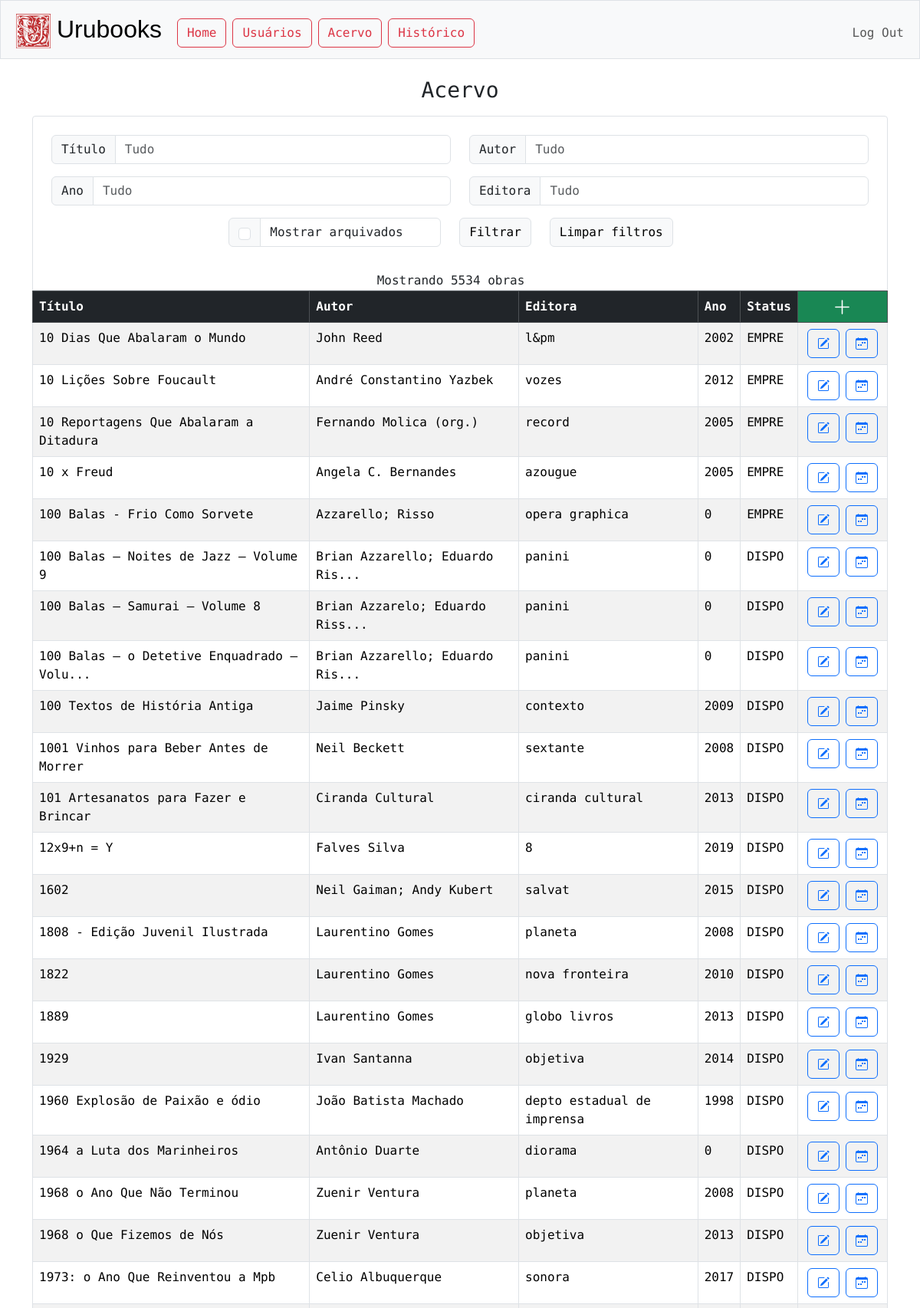
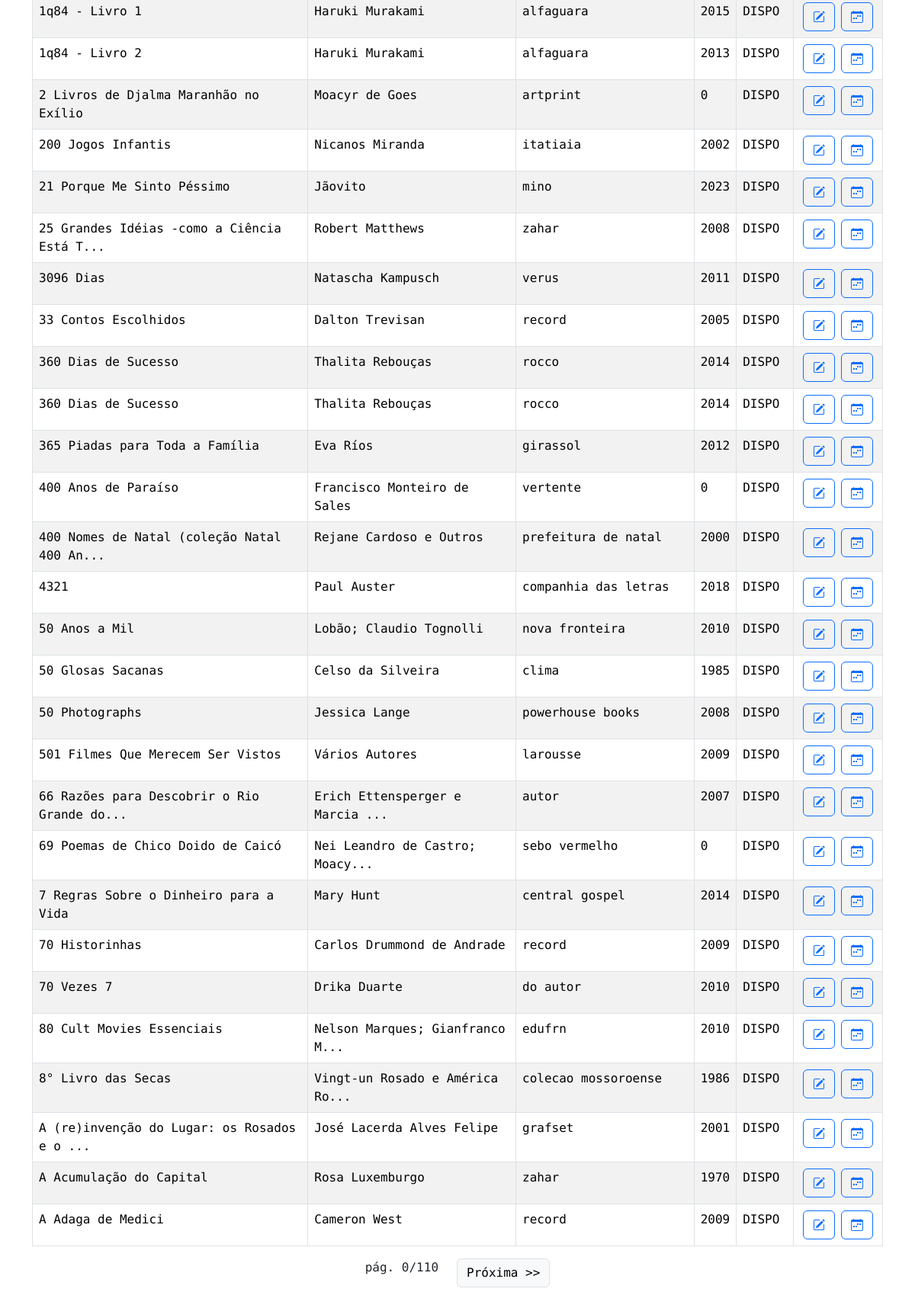
/acervo (signed in), run on the app's committed database (2 pictures, top to bottom).
### tables this page shows
CREATE TABLE acervo (
id INTEGER PRIMARY KEY AUTOINCREMENT NOT NULL,
titulo TEXT NOT NULL,
autor TEXT NOT NULL,
editora TEXT,
ano INTEGER,
status TEXT
);

### app.py (the view)
@app.route("/acervo", methods=["GET", "POST"])
@login_required
def acervo():
    edited_book = {}
    if edit_id := request.args.get("edit-book"):
        edited_book = db.execute("SELECT * FROM acervo WHERE id = ?", edit_id)[0]
    filtros = {}
    filtros_placeholder = {}
    filtro_titulo = request.args.get('filtro-titulo')
    if filtro_titulo:
        filtros_placeholder["titulo"] = filtro_titulo
        filtros["titulo"] = "%" + filtro_titulo + "%"
    filtro_autor = request.args.get('filtro-autor')
    if filtro_autor:
        filtros_placeholder["autor"] = filtro_autor
        filtros["autor"] = "%" + filtro_autor + "%"
    filtro_ano = request.args.get("filtro-ano")
    if filtro_ano:
        filtros_placeholder["ano"] = filtro_ano
        filtros["ano"] = "%" + filtro_ano + "%"
    filtro_editora = request.args.get("filtro-editora")
    if filtro_editora:
        filtros_placeholder["editora"] = filtro_editora
        filtros["editora"] = "%" + filtro_editora + "%"
    filtro_arquivado = " id IN (SELECT id FROM acervo WHERE status != 'ARQUIVADO')"
    if request.args.get('mostrar-arquivados') == 'true':
        filtros_placeholder["arquivado"] = 'true'
        filtro_arquivado = " id IN (SELECT id FROM acervo WHERE status = 'DISPONIVEL' OR status = 'EMPRESTADO' OR status = 'ARQUIVADO')"
    LIVROS_POR_PAGINA = 50
    pagina_atual = int(request.args.get("pagina", 0))
    offset = LIVROS_POR_PAGINA * pagina_atual
    query = "SELECT * FROM acervo"
    if filtros:
        query += " WHERE " + " AND ".join([f"{key} LIKE ?" for key in filtros])
        acervo = db.execute(query + " AND " + filtro_arquivado + " ORDER BY titulo" + " LIMIT ?, ?", *tuple(filtros.values()), offset, LIVROS_POR_PAGINA)
        search_size = len(db.execute(query + " AND " + filtro_arquivado + " ORDER BY titulo", *tuple(filtros.values())))
    else:
        acervo = db.execute(query + " WHERE " + filtro_arquivado + " ORDER BY titulo" + " LIMIT ?, ?", offset, LIVROS_POR_PAGINA)
        search_size = len(db.execute(query + " WHERE " + filtro_arquivado))
    page_data = {
        "search_size":search_size,
        "atual":pagina_atual,
        "max":int(search_size/LIVROS_POR_PAGINA)
    }
    return render_template("acervo/index.html", acervo=acervo, edited_book=edited_book, filtros=filtros_placeholder, page_data=page_data)

### app.py (called while the page is built)
@app.after_request
def after_request(response):
    response.headers["Cache-Control"] = "no-cache, no-store, must-revalidate"
    response.headers["Expires"] = 0
    response.headers["Pragma"] = "no-cache"
    return response

### helpers.py (called while the page is built)
def login_required(f):
    @wraps(f)
    def decorated_function(*args, **kwargs):
        if session.get("user_id") is None:
            return redirect("/login")
        return f(*args, **kwargs)
    return decorated_function

### templates/acervo/index.html (shortened to what this page needs)
{% extends "layout.html" %}
{% block main %}
<h3 class='mb-3'>Acervo</h3>
<div class="input-group-container" style="padding-bottom:0px;">
    <form id="filtros-form" action="/acervo" method="get">
        <div class="row">
            <div class="col-lg-6">
                <div class="input-group mb-3">
                    <span class="input-group-text">Título</span>
                    <input name="filtro-titulo" type="text" class="form-control" placeholder="Tudo" autocomplete="off" value="{{ filtros.titulo }}">
                </div>
            </div>
            <div class="col-lg-6">
                <div class="input-group mb-3">
                    <span class="input-group-text">Autor</span>
                    <input name="filtro-autor" type="text" class="form-control" placeholder="Tudo" autocomplete="off" value="{{ filtros.autor }}">
                </div>
            </div>
            <div class="col-6">
                <div class="input-group mb-3">
                    <span class="input-group-text">Ano</span>
                    <input name="filtro-ano" type="text" class="form-control" placeholder="Tudo" autocomplete="off" value="{{ filtros.ano }}">
                </div>
            </div>
            <div class="col-6">
                <div class="input-group mb-3">
                    <span class="input-group-text">Editora</span>
                    <input name="filtro-editora" type="text" class="form-control" placeholder="Tudo" autocomplete="off" value="{{ filtros.editora }}">
                </div>
            </div>
            <div class="row justify-content-md-center">
                <div class="col-auto">
                    <div class="input-group mb-3">
                        <div class="input-group-text">
                            {% set checked = "checked" if filtros.arquivado == 'true' else ""%}
                            <input class="form-check-input" name="mostrar-arquivados" id="archived-checkbox" type="checkbox" autocomplete="off" value="true" {{ checked }}>
                        </div>
                        <input type="text" class="form-control" value="Mostrar arquivados" style="background-color: white" disabled>
                    </div>
                </div>
                <div class="col-auto">
                    <button type='submit' class="btn btn-light btn-border">Filtrar</button>
                </div>
                <div class="col-auto">
                    <a href="/acervo" type="button" class="btn btn-light btn-border">Limpar filtros</a>
                </div>
            </div>
            <div class="row justify-content-md-center mt-3">
                Mostrando {{ page_data.search_size }} obras
            </div>
        </div>
    </form>
</div>
 <div class="table-responsive">
    <table class='table table-bordered table-striped' style='text-align:start'>
        <thead class="table-dark">
            <th>Título</th>
            <th>Autor</th>
            <th>Editora</th>
            <th class="display-desktop">Ano</th>
            <th class="display-desktop">Status</th>
            <th style="text-align: center; background-color: #198754; padding: 0;">
                <a type='button' class="btn btn-success" href="acervo/incluir" style="width: 100%; height: 100%">
                    <svg xmlns="http://www.w3.org/2000/svg" width="25" height="25" fill="currentColor" class="bi bi-plus-lg" viewBox="0 0 16 16">
                        <path fill-rule="evenodd" d="M8 2a.5.5 0 0 1 .5.5v5h5a.5.5 0 0 1 0 1h-5v5a.5.5 0 0 1-1 0v-5h-5a.5.5 0 0 1 0-1h5v-5A.5.5 0 0 1 8 2"/>
                    </svg>
                </a>
            </th>
        </thead>
        <tbody>
            {% if acervo %}
                {% for livro in acervo %}
                    {% set classstatus = "table-danger" if livro.status == 'ARQUIVADO' else "" %}
                    <tr class="{{ classstatus }}">
                        <td>{{ livro.titulo }}</td>
                        <td>{{ livro.autor }}</td>
                        <td>{{ livro.editora }}</td>
                        <td class="display-desktop">{{ livro.ano }}</td>
                        <td class="display-desktop">{{ livro.status[:5] }}</td>
                        <td class="options-cell">
                            <div class="btn-group">
                                <form action="/acervo/editar" method="get">
                                    <button title="Editar" type='submit' class="btn btn-outline-primary mx-1">
                                    </button>
                                </form>
                                <form action="/emprestar" method="get">
                                    <button title="Emprestar" type='submit' class="btn btn-outline-primary mx-1">
                                    </button>
                                </form>
                            </div>
                        </td>
                    </tr>
                {% endfor %}
            {% else %}
            <tr><td colspan="6"><h6 style="color:grey;text-align: center;">Nenhuma obra encontrada.</h6></td></tr>
            {% endif %}
        </tbody>
    </table>
</div>
<div class="container">
    <div class="row justify-content-center">
        {% if page_data.max > 0 %}
        <div class="col-auto">
            pág. {{ page_data.atual }}/{{ page_data.max }}
        </div>
        {% endif %}
        {% if page_data.atual < page_data.max and page_data.max > 1 %}
            <div class="col-auto">
                    <button class="btn btn-light btn-border" type="button" onclick="nextPage()">Próxima &gt;&gt;</button>
            </div>
        {% endif %}
    </div>
</div>
{% endblock %}

### static/styles.css (style rules this page uses)
body { font-family: "Roboto Mono", monospace; }
.input-group-container { border-style: solid; border-top-left-radius: 0.25rem; border-top-right-radius: 0.25rem; border-width: 1px; border-color: #dee2e6; padding: 1.5rem; }
.btn-border { border:solid; border-width: 1px; border-color: #dee2e6; }
.options-cell { text-align: center; }
.display-desktop { display: none; }
@media (min-width: 993px) { .display-desktop { display: table-cell; } }

### data on the page
acervo: titulo "10 Dias Que Abalaram o Mundo", autor "John Reed", editora "l&pm", ano "2002", status "EMPRE"
acervo: titulo "10 Lições Sobre Foucault", autor "André Constantino Yazbek", editora "vozes", ano "2012", status "EMPRE"
acervo: titulo "10 x Freud", autor "Angela C. Bernandes", editora "azougue", ano "2005", status "EMPRE"
acervo: titulo "100 Balas - Frio Como Sorvete", autor "Azzarello; Risso", editora "opera graphica", ano "0", status "EMPRE"
acervo: titulo "100 Balas – Noites de Jazz – Volume 9", autor "Brian Azzarello; Eduardo Ris...", editora "panini", ano "0", status "DISPO"
acervo: titulo "100 Balas – Samurai – Volume 8", autor "Brian Azzarelo; Eduardo Riss...", editora "panini", ano "0", status "DISPO"
acervo: titulo "100 Balas — o Detetive Enquadrado – Volu...", autor "Brian Azzarello; Eduardo Ris...", editora "panini", ano "0", status "DISPO"
acervo: titulo "100 Textos de História Antiga", autor "Jaime Pinsky", editora "contexto", ano "2009", status "DISPO"
acervo: titulo "1001 Vinhos para Beber Antes de Morrer", autor "Neil Beckett", editora "sextante", ano "2008", status "DISPO"
acervo: titulo "101 Artesanatos para Fazer e Brincar", autor "Ciranda Cultural", editora "ciranda cultural", ano "2013", status "DISPO"
acervo: titulo "12x9+n = Y", autor "Falves Silva", editora "8", ano "2019", status "DISPO"
acervo: titulo "1602", autor "Neil Gaiman; Andy Kubert", editora "salvat", ano "2015", status "DISPO"
acervo: titulo "1808 - Edição Juvenil Ilustrada", autor "Laurentino Gomes", editora "planeta", ano "2008", status "DISPO"
acervo: titulo "1822", autor "Laurentino Gomes", editora "nova fronteira", ano "2010", status "DISPO"
acervo: titulo "1889", autor "Laurentino Gomes", editora "globo livros", ano "2013", status "DISPO"
acervo: titulo "1929", autor "Ivan Santanna", editora "objetiva", ano "2014", status "DISPO"
acervo: titulo "1968 o Ano Que Não Terminou", autor "Zuenir Ventura", editora "planeta", ano "2008", status "DISPO"
acervo: titulo "1968 o Que Fizemos de Nós", autor "Zuenir Ventura", editora "objetiva", ano "2013", status "DISPO"
acervo: titulo "1973: o Ano Que Reinventou a Mpb", autor "Celio Albuquerque", editora "sonora", ano "2017", status "DISPO"
acervo: titulo "1q84 - Livro 1", autor "Haruki Murakami", editora "alfaguara", ano "2015", status "DISPO"
acervo: titulo "1q84 - Livro 2", autor "Haruki Murakami", editora "alfaguara", ano "2013", status "DISPO"
acervo: titulo "200 Jogos Infantis", autor "Nicanos Miranda", editora "itatiaia", ano "2002", status "DISPO"
acervo: titulo "21 Porque Me Sinto Péssimo", autor "Jãovito", editora "mino", ano "2023", status "DISPO"
acervo: titulo "360 Dias de Sucesso", autor "Thalita Rebouças", editora "rocco", ano "2014", status "DISPO"
acervo: titulo "360 Dias de Sucesso", autor "Thalita Rebouças", editora "rocco", ano "2014", status "DISPO"
acervo: titulo "365 Piadas para Toda a Família", autor "Eva Ríos", editora "girassol", ano "2012", status "DISPO"
acervo: titulo "400 Anos de Paraíso", autor "Francisco Monteiro de Sales", editora "vertente", ano "0", status "DISPO"
acervo: titulo "400 Nomes de Natal (coleção Natal 400 An...", autor "Rejane Cardoso e Outros", editora "prefeitura de natal", ano "2000", status "DISPO"
acervo: titulo "4321", autor "Paul Auster", editora "companhia das letras", ano "2018", status "DISPO"
acervo: titulo "501 Filmes Que Merecem Ser Vistos", autor "Vários Autores", editora "larousse", ano "2009", status "DISPO"
acervo: titulo "70 Historinhas", autor "Carlos Drummond de Andrade", editora "record", ano "2009", status "DISPO"
acervo: titulo "80 Cult Movies Essenciais", autor "Nelson Marques; Gianfranco M...", editora "edufrn", ano "2010", status "DISPO"
acervo: titulo "A (re)invenção do Lugar: os Rosados e o ...", autor "José Lacerda Alves Felipe", editora "grafset", ano "2001", status "DISPO"
acervo: titulo "A Acumulação do Capital", autor "Rosa Luxemburgo", editora "zahar", ano "1970", status "DISPO"
acervo: titulo "A Adaga de Medici", autor "Cameron West", editora "record", ano "2009", status "DISPO"

### other printed values
{{ page_data.search_size }} "5534"
{{ livro.titulo }} "10 Reportagens Que Abalaram a Ditadura" "1960 Explosão de Paixão e ódio" "1964 a Luta dos Marinheiros" "2 Livros de Djalma Maranhão no Exílio" "25 Grandes Idéias -como a Ciência Está T..." "3096 Dias" "33 Contos Escolhidos" "50 Anos a Mil" "50 Glosas Sacanas" "50 Photographs" "66 Razões para Descobrir o Rio Grande do..." "69 Poemas de Chico Doido de Caicó" "7 Regras Sobre o Dinheiro para a Vida" "70 Vezes 7" "8° Livro das Secas"
{{ livro.autor }} "Fernando Molica (org.)" "João Batista Machado" "Antônio Duarte" "Moacyr de Goes" "Robert Matthews" "Natascha Kampusch" "Dalton Trevisan" "Lobão; Claudio Tognolli" "Celso da Silveira" "Jessica Lange" "Erich Ettensperger e Marcia ..." "Nei Leandro de Castro; Moacy..." "Mary Hunt" "Drika Duarte" "Vingt-un Rosado e América Ro..."
{{ livro.editora }} "record" "depto estadual de imprensa" "diorama" "artprint" "zahar" "verus" "record" "nova fronteira" "clima" "powerhouse books" "autor" "sebo vermelho" "central gospel" "do autor" "colecao mossoroense"
{{ livro.ano }} "2005" "1998" "0" "0" "2008" "2011" "2005" "2010" "1985" "2008" "2007" "0" "2014" "2010" "1986"
{{ livro.status[:5] }} "EMPRE" "DISPO" "DISPO" "DISPO" "DISPO" "DISPO" "DISPO" "DISPO" "DISPO" "DISPO" "DISPO" "DISPO" "DISPO" "DISPO" "DISPO"
{{ page_data.atual }} "0"
{{ page_data.max }} "110"
